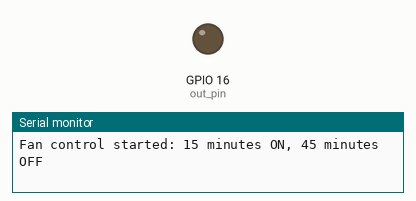
Simulated run of this program. Board: ESP32-S3. Shown: output pins drawn as LEDs (lit = HIGH), the last lines printed to the serial monitor.

Above: at 0.1 s.
At 1.1 s:
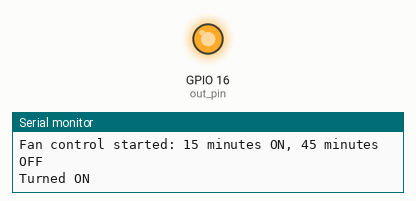
Timing chart, 0 to 2.6 s (numbered marks = the images above):
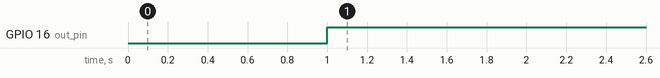

Measured:
- by itself, GPIO 16 (out_pin): LOW → HIGH at 1.0 s

The program:

main.cpp
```cpp
#include <Arduino.h>

namespace Parameters {
  constexpr uint8_t out_pin = 16;  // Assuming an active-high relay is connected here that controls a fan

  constexpr uint32_t on_duration_s = 15 * 60;                           // 15 minutes ON
  constexpr uint32_t off_duration_s = 45 * 60;                          // 45 minutes OFF
  constexpr uint32_t cycle_duration_s = on_duration_s + off_duration_s; // 1 full cycle = 60 minutes

  // Debug parameters
  // constexpr uint32_t on_duration_s = 1;                                 // debug: 1 second ON
  // constexpr uint32_t off_duration_s = 3;                                // debug: 3 seconds OFF
  // constexpr uint32_t cycle_duration_s = on_duration_s + off_duration_s; // debug: 1 full cycle = 12 seconds

  constexpr uint32_t tick_period_us = 1000000;   // 1M microseconds = 1 second
}

volatile uint32_t cycle_counter = 0;
volatile bool is_on = false;
volatile bool timer_fired = false;
hw_timer_t * timer = nullptr;

void IRAM_ATTR onTimer() {
  ++cycle_counter;  // The interrupts are rare (once per second so should be fine to not use atomic
  if (cycle_counter == Parameters::cycle_duration_s) {
    cycle_counter = 0;
  }

  // 0..14 --> ON; 15..49 --> OFF
  const bool should_be_on = (cycle_counter < Parameters::on_duration_s);

  if (should_be_on != is_on) { // State change
    digitalWrite(Parameters::out_pin, should_be_on ? HIGH : LOW);
    is_on = should_be_on;
    timer_fired = true;
  }
}

void setup() {
  Serial.begin(115200);
  pinMode(Parameters::out_pin, OUTPUT);
  digitalWrite(Parameters::out_pin, LOW);

  timer = timerBegin(0, 80, true);  // 80 MHz / 80 = 1 MHz tick
  timerAttachInterrupt(timer, &onTimer, true);
  timerAlarmWrite(timer, Parameters::tick_period_us, true); // Every 1 second
  timerAlarmEnable(timer);

  Serial.println("Fan control started: 15 minutes ON, 45 minutes OFF");
}

void loop() {
  if (timer_fired) {
    timer_fired = false;
    if (is_on) {
      Serial.println("Turned ON");
    } else {
      Serial.println("Turned OFF");
    }
  }
}
```
